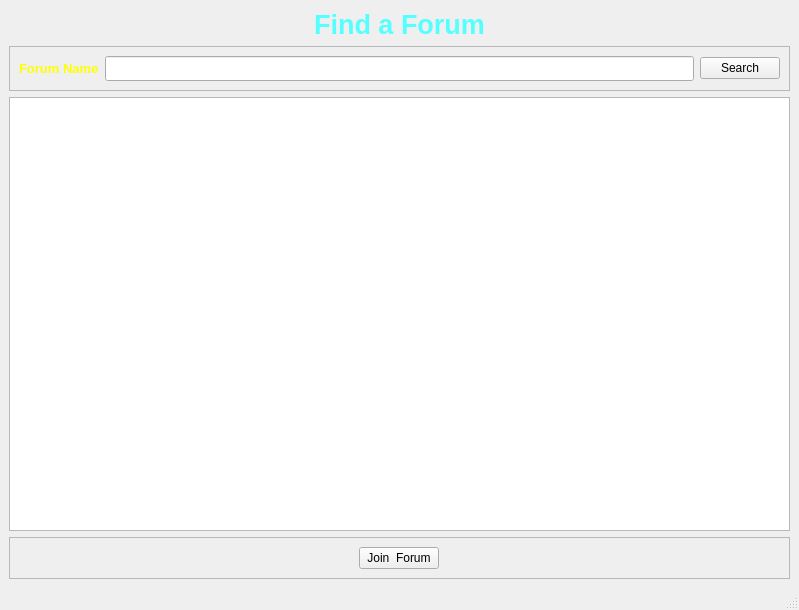
<?xml version="1.0" encoding="UTF-8"?>
<ui version="4.0">
 <class>find_forum</class>
 <widget class="QMainWindow" name="find_forum">
  <property name="geometry">
   <rect>
    <x>0</x>
    <y>0</y>
    <width>799</width>
    <height>610</height>
   </rect>
  </property>
  <property name="windowTitle">
   <string>Find Forum</string>
  </property>
  <widget class="QWidget" name="centralwidget">
   <layout class="QVBoxLayout" name="verticalLayout">
    <item>
     <widget class="QLabel" name="label_2">
      <property name="font">
       <font>
        <pointsize>20</pointsize>
        <weight>75</weight>
        <bold>true</bold>
       </font>
      </property>
      <property name="text">
       <string>&lt;html&gt;&lt;head/&gt;&lt;body&gt;&lt;p&gt;&lt;span style=&quot; color:#55ffff;&quot;&gt;Find a Forum&lt;/span&gt;&lt;/p&gt;&lt;/body&gt;&lt;/html&gt;</string>
      </property>
      <property name="alignment">
       <set>Qt::AlignCenter</set>
      </property>
     </widget>
    </item>
    <item>
     <widget class="QFrame" name="frame">
      <property name="frameShape">
       <enum>QFrame::StyledPanel</enum>
      </property>
      <property name="frameShadow">
       <enum>QFrame::Raised</enum>
      </property>
      <layout class="QGridLayout" name="gridLayout">
       <item row="0" column="0">
        <widget class="QLabel" name="label">
         <property name="font">
          <font>
           <pointsize>16</pointsize>
          </font>
         </property>
         <property name="text">
          <string>&lt;html&gt;&lt;head/&gt;&lt;body&gt;&lt;p&gt;&lt;span style=&quot; font-size:10pt; font-weight:600; color:#ffff00;&quot;&gt; Forum Name&lt;/span&gt;&lt;/p&gt;&lt;/body&gt;&lt;/html&gt;</string>
         </property>
        </widget>
       </item>
       <item row="0" column="1">
        <widget class="QLineEdit" name="forumsearch">
         <property name="minimumSize">
          <size>
           <width>553</width>
           <height>25</height>
          </size>
         </property>
        </widget>
       </item>
       <item row="0" column="2">
        <widget class="QPushButton" name="searchforumbutton">
         <property name="text">
          <string>Search</string>
         </property>
        </widget>
       </item>
      </layout>
     </widget>
    </item>
    <item>
     <widget class="QTableView" name="forum_search_table"/>
    </item>
    <item>
     <widget class="QFrame" name="frame_2">
      <property name="frameShape">
       <enum>QFrame::StyledPanel</enum>
      </property>
      <property name="frameShadow">
       <enum>QFrame::Raised</enum>
      </property>
      <layout class="QHBoxLayout" name="horizontalLayout">
       <item alignment="Qt::AlignHCenter|Qt::AlignVCenter">
        <widget class="QPushButton" name="joinforum_button">
         <property name="text">
          <string>Join  Forum</string>
         </property>
        </widget>
       </item>
      </layout>
     </widget>
    </item>
   </layout>
  </widget>
  <widget class="QStatusBar" name="statusbar"/>
 </widget>
 <resources/>
 <connections/>
</ui>
